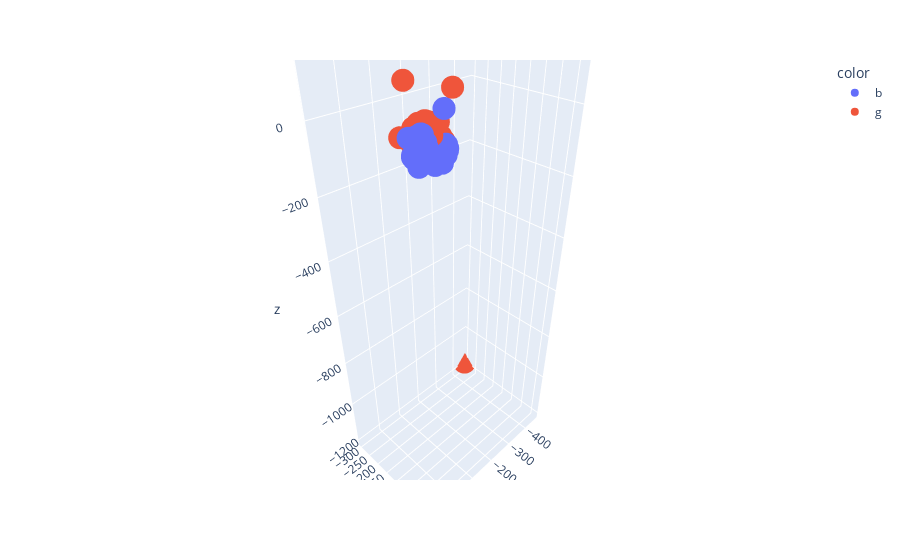

Here is the notebook cell this chart was saved with:
### Code cell
# plot using tsne 
X_embedded  = TSNE(n_components=3, perplexity=10,random_state=24).fit_transform( X )
colors = np.array([x for x in 'bgrcmykbgrcmykbgrcmykbgrcmyk'])
fig = px.scatter_3d(x=X_embedded [:,0],y=X_embedded [:,1],z=X_embedded [:,2],color=colors[mbk_means_labels])
fig.show()

### Figure 1 — Plotly figure (JSON) as saved in the notebook; plotly's stock layout.template omitted (floating-point values rounded to 4 significant figures; data arrays with more than 128 entries replaced by an {"elided": "..."} marker saying what was removed)
{"data": [{"hovertemplate": "color=b<br>x=%{x}<br>y=%{y}<br>z=%{z}<extra></extra>", "legendgroup": "b", "marker": {"color": "#636efa", "symbol": "circle"}, "mode": "markers", "name": "b", "scene": "scene", "showlegend": true, "type": "scatter3d", "x": {"elided": "206 float values"}, "y": {"elided": "206 float values"}, "z": {"elided": "206 float values"}}, {"hovertemplate": "color=g<br>x=%{x}<br>y=%{y}<br>z=%{z}<extra></extra>", "legendgroup": "g", "marker": {"color": "#EF553B", "symbol": "circle"}, "mode": "markers", "name": "g", "scene": "scene", "showlegend": true, "type": "scatter3d", "x": {"elided": "197 float values"}, "y": {"elided": "197 float values"}, "z": {"elided": "197 float values"}}], "layout": {"legend": {"title": {"text": "color"}, "tracegroupgap": 0}, "margin": {"t": 60}, "scene": {"domain": {"x": [0, 1], "y": [0, 1]}, "xaxis": {"title": {"text": "x"}}, "yaxis": {"title": {"text": "y"}}, "zaxis": {"title": {"text": "z"}}}}}
